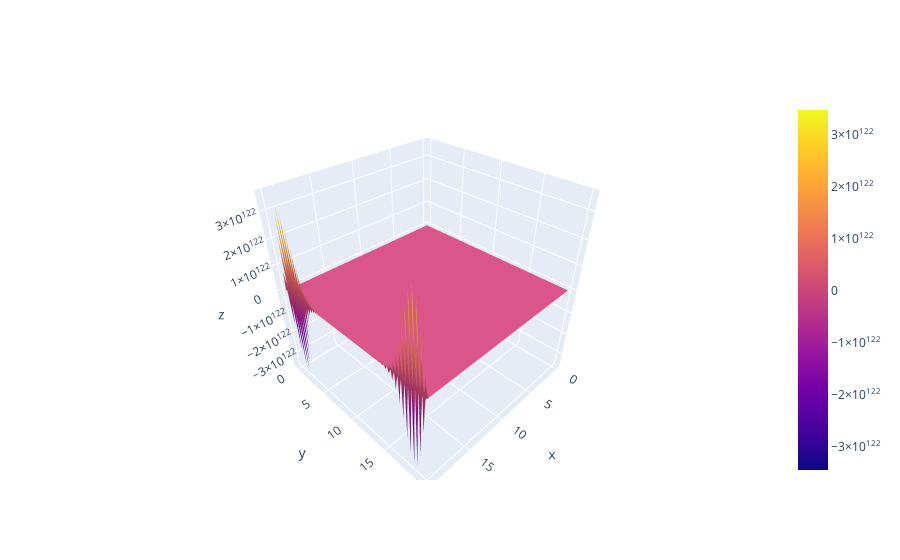

Here is the notebook cell this chart was saved with:
### Markdown cell above
А если условие нарушить...

### Code cell
explicit_testing(
    eq = lambda x, t: (t ** 2) + (x ** 2),
    borders = [20, 20], 
    partition = [100, 100], 
    kappa = 1
)
